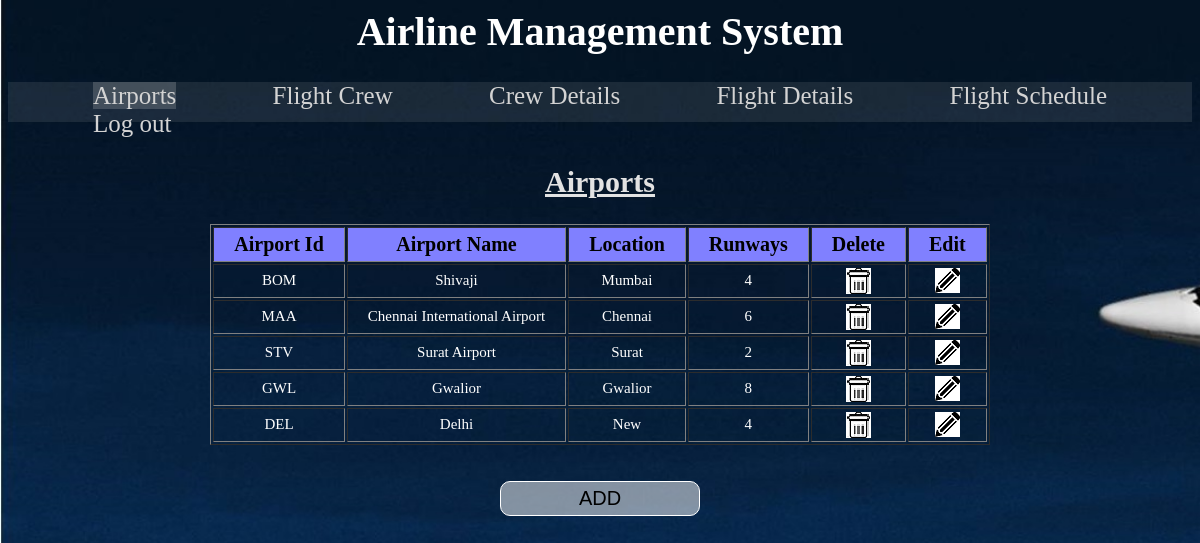
The page /AirportManagementSystem/airport.php on the database its author committed.
### tables this page shows
CREATE TABLE IF NOT EXISTS `airport` (
  `airport_id` varchar(10) NOT NULL,
  `airport_name` varchar(50) DEFAULT NULL,
  `location` varchar(20) DEFAULT NULL,
  `runways` int(2) DEFAULT NULL,
  PRIMARY KEY (`airport_id`)
);

### AirportManagementSystem/airport.php (the view, shortened to what this page needs)
<html>
<head>
<link href="css.css" rel="stylesheet">
<link href="css2.css" rel="stylesheet">
</head>
<body>
<h1>Airline Management System</h1>
<div id=navlist><ul>
<li id=active><a href="airport.php">Airports</a></li>
<li><a href="flight_crew.php">Flight Crew</a></li>
<li><a href="crew_master.php">Crew Details</a></li>
<li><a href="flight_master.php">Flight Details</a></li>
<li><a href="flight_schedule.php">Flight Schedule</a></li>
<li><a href="index.php">Log out</a></li>
</ul></div>
<br>
<h2>Airports</h2>
<table align="center">
<div id="t1">
<?php
$query="select * from airport";
$data=mysql_query($query);
echo "
<table border = 1 align=Center>
<tr>
<th>Airport Id</th>
<th>Airport Name</th>
<th>Location</th>
<th>Runways</th>
<th>Delete</th>
<th>Edit</th>
</tr>";
while($record=mysql_fetch_array($data)){
	echo "<tr>";
	echo "<td>".$record["airport_id"];
	echo "<td>".$record["airport_name"];
	echo "<td>".$record["location"];
	echo "<td>".$record["runways"];
	echo "<td><a onClick=\"javascript: return confirm('Are you sure to delete this entry ?');\" href='airport_delete.php?airport_id=".urlencode($record["airport_id"])."'> <img src=\"delete_icon.jpg\"> </a></td>";
	echo "<td><a onClick=\"javascript: return confirm('Are you sure to edit this entry ?');\" href='airport_edit.php?airport_id=".urlencode($record["airport_id"])."&airport_name=".urlencode($record["airport_name"])."&location=".urlencode($record["location"])."&runways=".urlencode($record["runways"])."'> <img src=\"edit_icon.png\"> </a></td>";
	echo "</tr>";
}
echo "</table><br/><br/>";
?>
</div>
</table>
<center><a href="airporti.php"><button style="padding: 5px">ADD</button><br><br></center>
</body></html>

### AirportManagementSystem/css.css (style rules this page uses)
body { background-size:cover; background-image: url("bg.jpg"); color: rgba(225, 225, 225, 0); }
#navlist { font-size: 25; height: 40px; width: 100%; background: rgba(225, 225, 225, 0.1); }
#navlist ul li { list-style: none; display: inline; height: 40px; margin: 45px; padding: 0; overflow: hidden; }
#navlist a { color: rgb(211, 211, 211); text-decoration: none; }
h1 { color: white; text-align: center; font-size: 40; font-family: Georgia, serif; }
th { text-align:center; background-color: rgb(128, 128, 255); color:black; font-family: arial-black; font-size:20px; padding-left: 20px; padding-right: 20px; padding-top: 5px; padding-bottom: 5px; }
td { text-align:center; color:white; font-size:15px; padding-left: 20px; padding-right: 20px; padding-top: 3px; padding-bottom: 3px; }
h2, h3, p, legend { text-align:center; color:rgb(226, 226, 226); font-size: 30px; text-decoration: underline; }
input[type=submit],#backbutton,button { border: 1px solid white; outline:0; width: 200px; padding:2%; background: rgba(255,255,255,0.5); font-size: 20px; border-radius: 10px; }
#active { background: rgba(225, 225, 225, 0.2); padding-bottom: 10px; height: 40px; }

### AirportManagementSystem/css2.css (style rules this page uses)
#navlist ul li { list-style: none; display: inline; height: 40px; margin: 45px; overflow: hidden; }

### rows shown on the page
airport: airport_id "BOM", airport_name "Shivaji", location "Mumbai", runways "4"
airport: airport_id "MAA", airport_name "Chennai International Airport", location "Chennai", runways "6"
airport: airport_id "STV", airport_name "Surat Airport", location "Surat", runways "2"
airport: airport_id "GWL", airport_name "Gwalior", location "Gwalior", runways "8"
airport: airport_id "DEL", airport_name "Delhi", location "New", runways "4"
